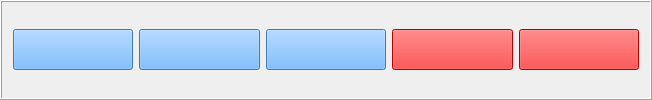
           <widget class="QFrame" name="secondRowFrame">
            <property name="minimumSize">
             <size>
              <width>652</width>
              <height>59</height>
             </size>
            </property>
            <property name="frameShape">
             <enum>QFrame::Shape::Box</enum>
            </property>
            <property name="frameShadow">
             <enum>QFrame::Shadow::Raised</enum>
            </property>
            <layout class="QHBoxLayout" name="horizontalLayout">
             <item>
              <widget class="QPushButton" name="pushButton_sine">
               <property name="minimumSize">
                <size>
                 <width>61</width>
                 <height>41</height>
                </size>
               </property>
               <property name="maximumSize">
                <size>
                 <width>16777215</width>
                 <height>16777215</height>
                </size>
               </property>
               <property name="font">
                <font>
                 <pointsize>17</pointsize>
                 <italic>true</italic>
                 <bold>true</bold>
                </font>
               </property>
               <property name="styleSheet">
                <string notr="true">background-color: rgb(85, 170, 255);</string>
               </property>
               <property name="text">
                <string/>
               </property>
              </widget>
             </item>
             <item>
              <widget class="QPushButton" name="pushButton_cosine">
               <property name="minimumSize">
                <size>
                 <width>61</width>
                 <height>41</height>
                </size>
               </property>
               <property name="maximumSize">
                <size>
                 <width>16777215</width>
                 <height>16777215</height>
                </size>
               </property>
               <property name="font">
                <font>
                 <pointsize>17</pointsize>
                 <italic>true</italic>
                 <bold>true</bold>
                </font>
               </property>
               <property name="styleSheet">
                <string notr="true">background-color: rgb(85, 170, 255);</string>
               </property>
               <property name="text">
                <string/>
               </property>
              </widget>
             </item>
             <item>
              <widget class="QPushButton" name="pushButton_tangent">
               <property name="minimumSize">
                <size>
                 <width>61</width>
                 <height>41</height>
                </size>
               </property>
               <property name="maximumSize">
                <size>
                 <width>16777215</width>
                 <height>16777215</height>
                </size>
               </property>
               <property name="font">
                <font>
                 <pointsize>17</pointsize>
                 <italic>true</italic>
                 <bold>true</bold>
                </font>
               </property>
               <property name="styleSheet">
                <string notr="true">background-color: rgb(85, 170, 255);</string>
               </property>
               <property name="text">
                <string/>
               </property>
              </widget>
             </item>
             <item>
              <widget class="QPushButton" name="pushButton_delete">
               <property name="minimumSize">
                <size>
                 <width>61</width>
                 <height>41</height>
                </size>
               </property>
               <property name="maximumSize">
                <size>
                 <width>16777215</width>
                 <height>16777215</height>
                </size>
               </property>
               <property name="font">
                <font>
                 <pointsize>17</pointsize>
                 <italic>true</italic>
                 <bold>true</bold>
                </font>
               </property>
               <property name="styleSheet">
                <string notr="true">background-color: rgb(255, 0, 0);</string>
               </property>
               <property name="text">
                <string/>
               </property>
              </widget>
             </item>
             <item>
              <widget class="QPushButton" name="pushButton_clear">
               <property name="minimumSize">
                <size>
                 <width>61</width>
                 <height>41</height>
                </size>
               </property>
               <property name="maximumSize">
                <size>
                 <width>16777215</width>
                 <height>16777215</height>
                </size>
               </property>
               <property name="font">
                <font>
                 <pointsize>17</pointsize>
                 <italic>true</italic>
                 <bold>true</bold>
                </font>
               </property>
               <property name="styleSheet">
                <string notr="true">background-color: rgb(255, 0, 0);</string>
               </property>
               <property name="text">
                <string/>
               </property>
               <property name="iconSize">
                <size>
                 <width>16</width>
                 <height>16</height>
                </size>
               </property>
               <property name="shortcut">
                <string>Backspace, Del</string>
               </property>
              </widget>
             </item>
            </layout>
           </widget>
